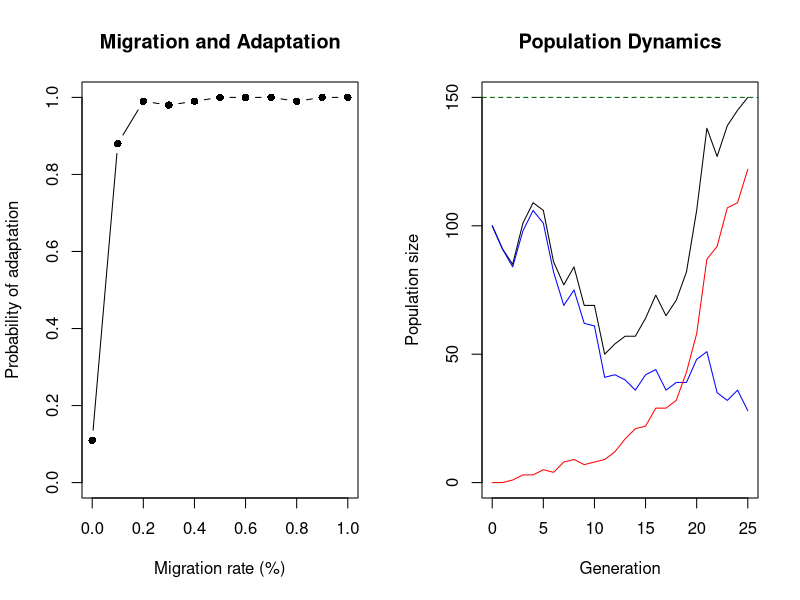

Source code (R):
## ---- chunk 1
# ==== FUNCTION 1: SIMULATE ONE GENERATION

# Two turtle types are represented:
# a = the usual (wild-type) population
# A = the adapted population

# The model includes:
# 1. Population growth affected by warming
# 2. A relative growth advantage or disadvantage for type A
# 3. Mutation from type a to type A
# 4. Immigration of adapted individuals from a source beach
# 5. Population growth affected by warming

simulate_one_gen <- function(N_a, N_A, decay_rate, sel_coeff, mut_rate, mig_rate = 0, N_source_a = 0, carrying_capacity = 10000) {
  
  # ====STEP 1: Generate offspring for each turtle type
  
  # Generate the number of type-a offspring.
  # The expected number is reduced by the warming effect
  # represented by decay_rate.
  
  # NEW: Carrying capacity limits population growth
  density_factor <- max(1 - (N_a + N_A) / carrying_capacity, 0)
  
  # Draw offspring according to Poisson distributions
  # rpois(1, lambda) draws one random value from a Poisson
  # distribution with expected value lambda.

  offsp_a <- rpois(1, N_a * (1-decay_rate) * density_factor)
  offsp_A <- rpois(1, N_A * (1-decay_rate+sel_coeff) * density_factor)
  
  
  # sel_coeff represents the relative growth advantage
  # of the adapted type.
  # A positive sel_coeff increases its expected growth,
  # while a negative value decreases its expected growth.
  
  # ====STEP 2: Simulate mutation from type a to type A
  
  # Estimate the number of type-a offspring that mutate
  # Number of type-a offspring * mutation rate.
  
  mut_a_to_A <- rpois(1, offsp_a * mut_rate)
  
  # ====STEP 3: Simulate immigration from the source beach
  # Generate the number of adapted individuals arriving from the cooler source beach.
  # source population size and the migration rate.
  
  mig_A <- rpois(1, N_source_a * mig_rate)
  
  # ====STEP 4: Calculate population sizes in the next generation
  # Subtract individuals that mutated from type a.
  # max(..., 0) prevents the population from becoming negative.
  
  N_a_new <- max(offsp_a - mut_a_to_A, 0)
  
  # Add together:
  # Offspring already belonging to type A
  # New mutants from type a
  # Immigrants from the source beach
  
  N_A_new <- offsp_A + mut_a_to_A + mig_A
  
  return(c(
  N_a = N_a_new,
  N_A = N_A_new
))
  
}

print(simulate_one_gen(100,100,0.2,0,0.0001))

## ---- chunk 2
# Define a function that simulates the population over several generations.

simulate_pop <- function(N_init_a, N_init_A, decay_rate, sel_coeff,
                         mut_rate, t_max, mig_rate,
                         N_source_A) {
  
 # Store the initial numbers of non-adapted and adapted turtles on the warming beach in a vector.
  # pop_new[1] represents the number of a individuals.
  # pop_new[2] represents the number of A individuals.
  
  pop_new <- c(N_init_a, N_init_A)
  
  pop_vector <- matrix(c(pop_new), nrow = 1)
  
# Repeat the simulation once for each generation, up to the maximum number of generations specified by t_max.
  
  for (i in 1:t_max) {
    
    # Migration and survival combined into one step
    # mig_rate = probability of successful migration
    
#the source population itself is not reduced here. N_source_A remains fixed, so it acts as a constant reservoir that can supply adapted turtles in every generation.
    
    migrants <- rbinom(1, N_source_A, mig_rate)
    
    # Original function: simulate the warming beach
    # Migration is set to zero here because we add the
    # surviving migrants separately below.
    gen_result <- simulate_one_gen(
      pop_new[1], pop_new[2], decay_rate,
      sel_coeff, mut_rate, mig_rate = 0,
      N_source_a = 0
    )
    #print(gen_result)
    # Keep only the two population counts
    pop_new <- c(
      unname(gen_result["N_a"]),
      unname(gen_result["N_A"])
    )
    
    #print(pop_new)
    # Add successful migrants to adapted type A
    pop_new[2] <- pop_new[2] + migrants
    
    # Save all populations
    pop_vector <- rbind(pop_vector, c(pop_new))
    
    #print(c(pop_new, source_new,i))
    
    # Stop if the warming population recovers or the
    # whole system becomes extinct
    if (sum(pop_new) >= 1.5 * (N_init_a + N_init_A) ||
        sum(c(pop_new)) == 0) break
  }
  
  rownames(pop_vector) <- 0:(nrow(pop_vector) - 1)
  colnames(pop_vector) <- c("a", "A")
  
  return(pop_vector)
}

# Define baseline model parameters

N_init_a <- 100
N_init_A <- 0
N_source_A <- 100
decay_rate <- 0.01
sel_coeff <- 0.2
mut_rate <- 0.0001
t_max <- 1000
mig_rate <- 0.5

output <- simulate_pop(N_init_a, N_init_A, decay_rate, sel_coeff, mut_rate, t_max, mig_rate, N_source_A)

# Run simulations for different migration rates
mig_rates <- seq(0, 0.01, by = 0.001)

# Number of simulations for each migration rate
n_replicates <- 100

# Store probability of adaptation
prob_adaptation <- numeric(length(mig_rates))

# Define population recovery threshold
recovery_threshold <- 1.5 * (N_init_a + N_init_A)

for (j in seq_along(mig_rates)) {
  
  # Store whether adaptation succeeds in each simulation
  successes <- logical(n_replicates)
  
  for (r in seq_len(n_replicates)) {
    
  output <- simulate_pop(
  N_init_a, N_init_A, decay_rate, sel_coeff,
  mut_rate, t_max,
  mig_rate = mig_rates[j],
  N_source_A = N_source_A
)
    # Calculate total population on the warming beach
    home_total <- output[, "a"] + output[, "A"]
    
    # Success means population recovery with adapted turtles present
    successes[r] <- any(
      home_total >= recovery_threshold &
        output[, "A"] > 0
    )
  }
  
  # Probability = successful simulations / total simulations
  prob_adaptation[j] <- mean(successes)
}

# Display results
results <- data.frame(
  migration_rate = mig_rates,
  probability_adaptation = prob_adaptation
)

print(results)

#This is where plotting starts.

# Display both plots side by side

par(mfrow = c(1, 2))

# Plot 1: Migration rate vs adaptation probability
plot(
  mig_rates * 100, prob_adaptation,
  type = "b", pch = 16, ylim = c(0, 1),
  xlab = "Migration rate (%)",
  ylab = "Probability of adaptation",
  main = "Migration and Adaptation"
)

# Plot 2: Population dynamics
generation <- 0:(nrow(output) - 1)
total <- output[, "a"] + output[, "A"]

plot(
  generation, total,
  type = "l", col = "black",
  ylim = c(0, max(c(total, recovery_threshold))),
  xlab = "Generation",
  ylab = "Population size",
  main = "Population Dynamics"
)

lines(generation, output[, "a"], col = "blue")
lines(generation, output[, "A"], col = "red")
abline(h = recovery_threshold, col = "darkgreen", lty = 2)

par(mfrow = c(1, 1))

## ---- chunk 3
# Calculate Frequencies
# Calculate the total local population at each generation
N_total <- output[, "a"] + output[, "A"]

# Calculate the frequency of type a
freq_a <- ifelse(
  N_total > 0,
  output[, "a"] / N_total,
  NA
)

# Calculate the frequency of type A
freq_A <- ifelse(
  N_total > 0,
  output[, "A"] / N_total,
  NA
)

# Store the results in a data frame
frequency_output <- data.frame(
  generation = 0:(nrow(output) - 1),
  N_total = N_total,
  freq_a = freq_a,
  freq_A = freq_A
)

# Display the frequency results
print(frequency_output)
